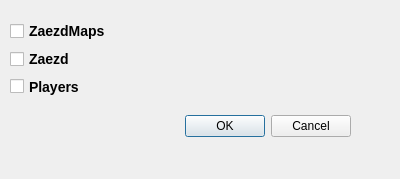
<?xml version="1.0" encoding="UTF-8"?>
<ui version="4.0">
 <class>Dialog</class>
 <widget class="QDialog" name="Dialog">
  <property name="geometry">
   <rect>
    <x>0</x>
    <y>0</y>
    <width>400</width>
    <height>179</height>
   </rect>
  </property>
  <property name="windowTitle">
   <string>Dialog</string>
  </property>
  <widget class="QDialogButtonBox" name="buttonBox">
   <property name="geometry">
    <rect>
     <x>10</x>
     <y>110</y>
     <width>341</width>
     <height>32</height>
    </rect>
   </property>
   <property name="orientation">
    <enum>Qt::Horizontal</enum>
   </property>
   <property name="standardButtons">
    <set>QDialogButtonBox::Cancel|QDialogButtonBox::Ok</set>
   </property>
  </widget>
  <widget class="QWidget" name="">
   <property name="geometry">
    <rect>
     <x>10</x>
     <y>20</y>
     <width>102</width>
     <height>77</height>
    </rect>
   </property>
   <layout class="QVBoxLayout" name="verticalLayout">
    <item>
     <widget class="QCheckBox" name="checkBox">
      <property name="styleSheet">
       <string notr="true">font: bold 14px;</string>
      </property>
      <property name="text">
       <string>ZaezdMaps</string>
      </property>
     </widget>
    </item>
    <item>
     <widget class="QCheckBox" name="checkBox_2">
      <property name="styleSheet">
       <string notr="true">font: bold 14px;</string>
      </property>
      <property name="text">
       <string>Zaezd</string>
      </property>
     </widget>
    </item>
    <item>
     <widget class="QCheckBox" name="checkBox_3">
      <property name="styleSheet">
       <string notr="true">font: bold 14px;</string>
      </property>
      <property name="text">
       <string>Players</string>
      </property>
     </widget>
    </item>
   </layout>
  </widget>
 </widget>
 <resources/>
 <connections>
  <connection>
   <sender>buttonBox</sender>
   <signal>accepted()</signal>
   <receiver>Dialog</receiver>
   <slot>accept()</slot>
   <hints>
    <hint type="sourcelabel">
     <x>248</x>
     <y>254</y>
    </hint>
    <hint type="destinationlabel">
     <x>157</x>
     <y>274</y>
    </hint>
   </hints>
  </connection>
  <connection>
   <sender>buttonBox</sender>
   <signal>rejected()</signal>
   <receiver>Dialog</receiver>
   <slot>reject()</slot>
   <hints>
    <hint type="sourcelabel">
     <x>316</x>
     <y>260</y>
    </hint>
    <hint type="destinationlabel">
     <x>286</x>
     <y>274</y>
    </hint>
   </hints>
  </connection>
 </connections>
</ui>
